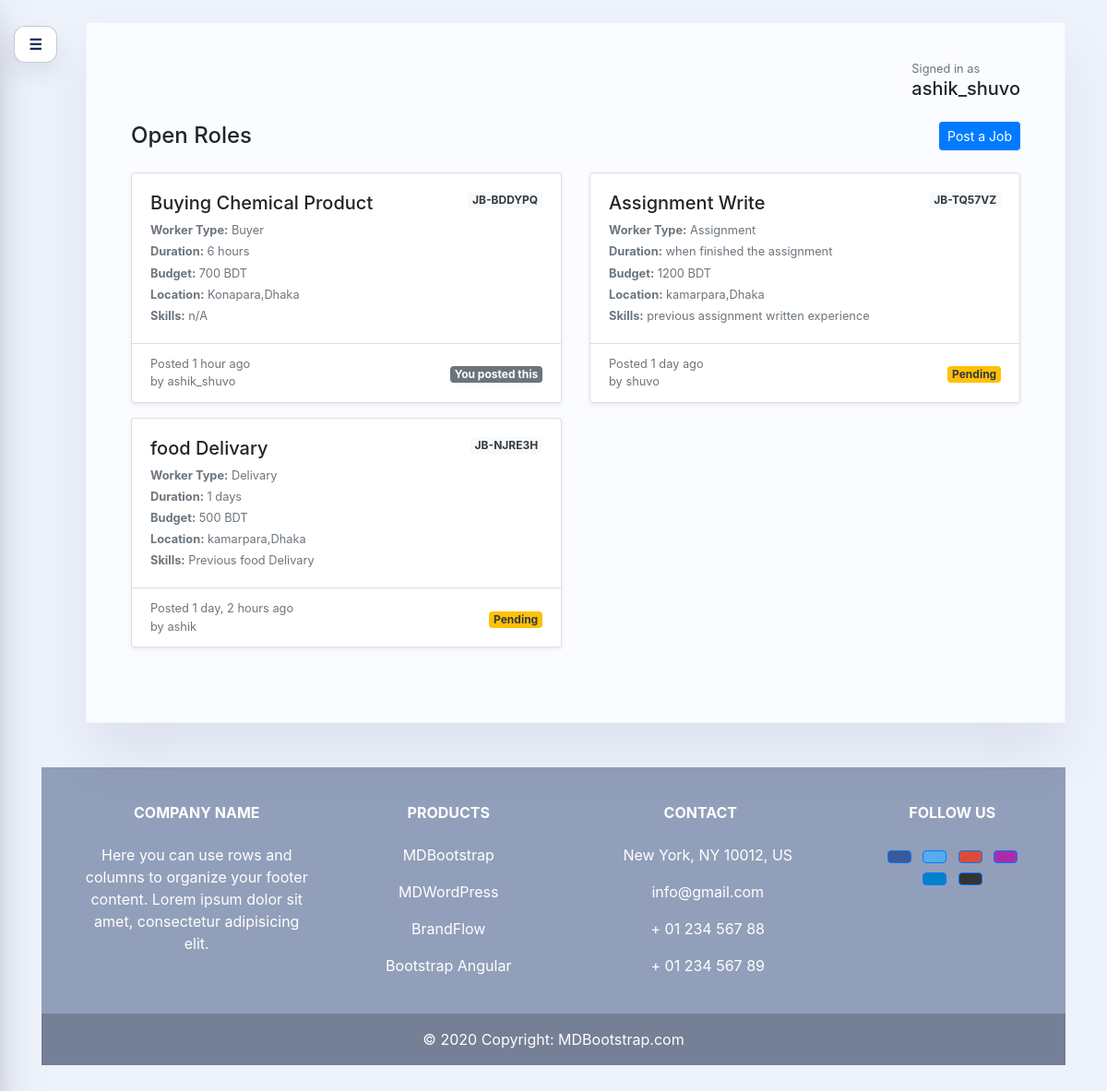
Page /jobs/ (signed in) on the committed database.
### userprofile/models.py (models this page shows, shortened)
class UserProfile(models.Model):
	user = models.OneToOneField(User, on_delete=models.CASCADE, related_name="profile")
	display_name = models.CharField(max_length=150, blank=True)
	photo = models.ImageField(upload_to="profile_photos/", blank=True, null=True)
	occupation = models.CharField(max_length=150, blank=True)
	skills = models.TextField(blank=True)
	present_address = models.CharField(max_length=255, blank=True)
	bio = models.TextField(blank=True)

### jobs/models.py (models this page shows, shortened)
class Job(models.Model):
	poster = models.ForeignKey(
		settings.AUTH_USER_MODEL,
		on_delete=models.CASCADE,
		related_name="jobs",
	)
	work_title = models.CharField(max_length=200)
	worker_type = models.CharField(max_length=120)
	duration = models.CharField(max_length=120)
	amount = models.PositiveIntegerField()
	location = models.CharField(max_length=120)
	skills = models.CharField(max_length=255)
	tracking_code = models.CharField(max_length=16, unique=True, editable=False, blank=True)
	created_at = models.DateTimeField(auto_now_add=True)
	class Meta:
		ordering = ["-created_at"]

### jobs/views.py (the view)
# urls.py: path('jobs/', views.job_list, name="job_list"),
@login_required
@never_cache
def job_list(request):
    profile, _ = UserProfile.objects.get_or_create(user=request.user)
    jobs = Job.objects.prefetch_related(
        Prefetch(
            "applications",
            queryset=JobApplication.objects.filter(applicant=request.user),
            to_attr="app_for_user",
        )
    )
    return render(request, "jobs/job_list.html", {"jobs": jobs, "profile": profile, "hide_nav": True})

### userprofile/context_processors.py (called while the page is built)
def unread_notifications(request):
    if request.user.is_authenticated:
        count = request.user.notifications.filter(is_read=False).count()
    else:
        count = 0
    return {"unread_notifications_count": count}

### jobs/templates/jobs/job_list.html
{% extends "userprofile/layout.html" %}
{% block dashboard_content %}
<div class="d-flex justify-content-between align-items-center mb-4">
  <h2 class="h4 mb-0">Open Roles</h2>
  <a class="btn btn-primary btn-sm" href="{% url 'post_job' %}">Post a Job</a>
</div>
{% if jobs %}
  <div class="row">
    {% for job in jobs %}
    {% with application=job.app_for_user|first %}
    <div class="col-md-6 mb-3">
      <div class="card h-100 shadow-sm">
        <div class="card-body">
          <div class="d-flex justify-content-between align-items-start mb-2">
            <h5 class="card-title mb-0">{{ job.work_title }}</h5>
            <span class="badge badge-light text-dark">{{ job.tracking_code }}</span>
          </div>
          <p class="text-muted small mb-1"><strong>Worker Type:</strong> {{ job.worker_type }}</p>
          <p class="text-muted small mb-1"><strong>Duration:</strong> {{ job.duration }}</p>
          <p class="text-muted small mb-1"><strong>Budget:</strong> {{ job.amount }} BDT</p>
          <p class="text-muted small mb-1"><strong>Location:</strong> {{ job.location }}</p>
          <p class="text-muted small mb-0"><strong>Skills:</strong> {{ job.skills }}</p>
        </div>
        <div class="card-footer bg-white d-flex justify-content-between align-items-center">
          <div class="small text-muted">
            <div>Posted {{ job.created_at|timesince }} ago</div>
            <div>by {{ job.poster.username }}</div>
          </div>
          <div>
            {% if job.poster_id == request.user.id %}
              <span class="badge badge-secondary">You posted this</span>
            {% elif application %}
              {% if application.status == 'approved' %}
                <span class="badge badge-success">Approved</span>
              {% elif application.status == 'pending' %}
                <span class="badge badge-warning text-dark">Pending</span>
              {% else %}
                <span class="badge badge-danger">Rejected</span>
              {% endif %}
            {% else %}
              <form method="post" action="{% url 'apply_to_job' job.id %}">
                {% csrf_token %}
                <input type="hidden" name="redirect_to" value="{{ request.path }}">
                <button class="btn btn-outline-primary btn-sm" type="submit">Apply</button>
              </form>
            {% endif %}
          </div>
        </div>
      </div>
    </div>
    {% endwith %}
    {% endfor %}
  </div>
{% else %}
  <div class="text-center py-5 bg-light rounded">
    <h5 class="mb-2">No job posted yet</h5>
    <p class="text-muted">Be the first to create an opportunity.</p>
  </div>
{% endif %}
{% endblock %}

### userprofile/templates/userprofile/layout.html (shortened to what this page needs)
{% extends "base.html" %}
{% block content %}
<div class="dashboard-shell-wrapper">
  <button class="toggle-btn menu-floating-toggle" id="menuToggle" aria-label="Toggle navigation">☰</button>
  <div class="dashboard-shell">
    <section class="dashboard-main">
      <div class="topbar">
        <div class="text-end">
        <p class="text-muted small mb-0">Signed in as</p>
        <h5 class="mb-0">{{ profile.user.username }}</h5>
      </div>
    </div>
      {% block dashboard_content %}{% endblock %}
    </section>
  </div>
</div>
{% endblock %}

### userprofile/templates/userprofile/layout.html (style rules this page uses)
body { background: #eef2fb; }
.dashboard-shell-wrapper { position: relative; padding-left: 3rem; }
.dashboard-shell { display: flex; min-height: calc(100vh - 40px); position: relative; overflow: visible; background: #fff; border-radius: 0; border: 1px solid rgba(14, 23, 41, 0.05); box-shadow: 0 35px 60px rgba(15, 39, 90, 0.08); }
.dashboard-main { flex: 1; padding: 2.5rem 3rem; background: #fbfcff; }
.topbar { display: flex; justify-content: flex-end; align-items: center; margin-bottom: 1.5rem; }
.toggle-btn { border: 1px solid rgba(19,47,98,0.25); background: #fff; color: #102b58; padding: 0.45rem 0.95rem; border-radius: 12px; font-weight: 600; box-shadow: 0 12px 25px rgba(16,43,88,0.08); }
.menu-floating-toggle { position: fixed; top: 1.75rem; left: 15px; transform: none; z-index: 1050; transition: left 0.35s ease; }

### rows in the picture
UserProfile: user.username "ashik_shuvo"
Job: work_title "Buying Chemical Product", tracking_code "JB-BDDYPQ", worker_type "Buyer", duration "6 hours", amount "700", location "Konapara,Dhaka", skills "n/A", created_at "1 hour", poster.username "ashik_shuvo", shows "You posted this"
Job: work_title "Assignment Write", tracking_code "JB-TQ57VZ", worker_type "Assignment", duration "when finished the assignment", amount "1200", location "kamarpara,Dhaka", skills "previous assignment written experience", created_at "1 day", poster.username "shuvo", shows "Pending"
Job: work_title "food Delivary", tracking_code "JB-NJRE3H", worker_type "Delivary", duration "1 days", amount "500", location "kamarpara,Dhaka", skills "Previous food Delivary", created_at "1 day, 2 hours", poster.username "ashik", shows "Pending"
